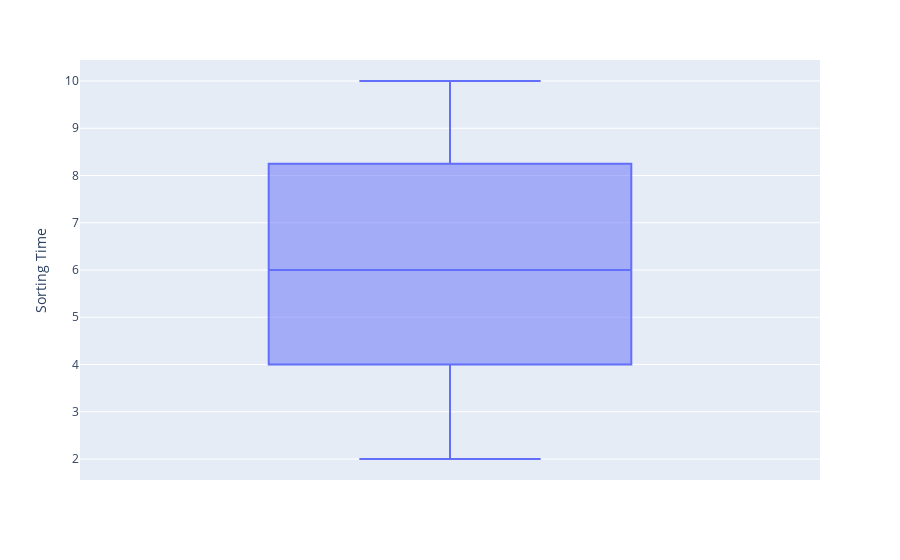

Notebook source saved alongside this figure:
### Code cell
pe.box(data_frame=df,y='Sorting Time')

### Figure 1 — Plotly figure (JSON) as saved in the notebook; plotly's stock layout.template omitted (floating-point values rounded to 4 significant figures)
{"data": [{"alignmentgroup": "True", "hovertemplate": "Sorting Time=%{y}<extra></extra>", "legendgroup": "", "marker": {"color": "#636efa"}, "name": "", "notched": false, "offsetgroup": "", "orientation": "v", "showlegend": false, "type": "box", "x0": " ", "xaxis": "x", "y": [10, 4, 6, 9, 10, 6, 7, 3, 10, 9, 8, 4, 7, 3, 3, 4, 6, 7, 2, 7, 5], "y0": " ", "yaxis": "y"}], "layout": {"boxmode": "group", "legend": {"tracegroupgap": 0}, "margin": {"t": 60}, "xaxis": {"anchor": "y", "domain": [0, 1]}, "yaxis": {"anchor": "x", "domain": [0, 1], "title": {"text": "Sorting Time"}}}}
